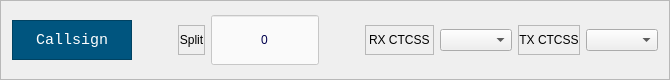
           <widget class="QFrame" name="frame_5">
            <property name="sizePolicy">
             <sizepolicy hsizetype="MinimumExpanding" vsizetype="MinimumExpanding">
              <horstretch>0</horstretch>
              <verstretch>0</verstretch>
             </sizepolicy>
            </property>
            <property name="minimumSize">
             <size>
              <width>0</width>
              <height>24</height>
             </size>
            </property>
            <property name="maximumSize">
             <size>
              <width>16777215</width>
              <height>80</height>
             </size>
            </property>
            <property name="frameShape">
             <enum>QFrame::StyledPanel</enum>
            </property>
            <property name="frameShadow">
             <enum>QFrame::Raised</enum>
            </property>
            <layout class="QHBoxLayout" name="horizontalLayout_10">
             <item>
              <widget class="QLabel" name="labelDisplayCallsign">
               <property name="sizePolicy">
                <sizepolicy hsizetype="Fixed" vsizetype="Fixed">
                 <horstretch>0</horstretch>
                 <verstretch>0</verstretch>
                </sizepolicy>
               </property>
               <property name="minimumSize">
                <size>
                 <width>120</width>
                 <height>40</height>
                </size>
               </property>
               <property name="font">
                <font>
                 <family>Monospace</family>
                 <pointsize>11</pointsize>
                 <weight>50</weight>
                 <italic>false</italic>
                 <bold>false</bold>
                </font>
               </property>
               <property name="styleSheet">
                <string notr="true">color: rgb(255, 255, 255);
font: 11pt &quot;Monospace&quot;;
background-color: rgb(0, 85, 127);
</string>
               </property>
               <property name="frameShape">
                <enum>QFrame::StyledPanel</enum>
               </property>
               <property name="frameShadow">
                <enum>QFrame::Sunken</enum>
               </property>
               <property name="lineWidth">
                <number>1</number>
               </property>
               <property name="text">
                <string>Callsign</string>
               </property>
               <property name="alignment">
                <set>Qt::AlignCenter</set>
               </property>
               <property name="textInteractionFlags">
                <set>Qt::LinksAccessibleByMouse|Qt::TextSelectableByMouse</set>
               </property>
              </widget>
             </item>
             <item>
              <spacer name="horizontalSpacer_7">
               <property name="orientation">
                <enum>Qt::Horizontal</enum>
               </property>
               <property name="sizeType">
                <enum>QSizePolicy::Fixed</enum>
               </property>
               <property name="sizeHint" stdset="0">
                <size>
                 <width>40</width>
                 <height>20</height>
                </size>
               </property>
              </spacer>
             </item>
             <item>
              <widget class="QLabel" name="label_12">
               <property name="sizePolicy">
                <sizepolicy hsizetype="Preferred" vsizetype="Fixed">
                 <horstretch>0</horstretch>
                 <verstretch>0</verstretch>
                </sizepolicy>
               </property>
               <property name="minimumSize">
                <size>
                 <width>0</width>
                 <height>30</height>
                </size>
               </property>
               <property name="styleSheet">
                <string notr="true">font: 10pt &quot;Sans Serif&quot;;</string>
               </property>
               <property name="frameShape">
                <enum>QFrame::StyledPanel</enum>
               </property>
               <property name="frameShadow">
                <enum>QFrame::Sunken</enum>
               </property>
               <property name="text">
                <string>Split</string>
               </property>
               <property name="alignment">
                <set>Qt::AlignCenter</set>
               </property>
               <property name="margin">
                <number>2</number>
               </property>
              </widget>
             </item>
             <item>
              <widget class="QLineEdit" name="shiftEdit">
               <property name="sizePolicy">
                <sizepolicy hsizetype="Fixed" vsizetype="Fixed">
                 <horstretch>0</horstretch>
                 <verstretch>0</verstretch>
                </sizepolicy>
               </property>
               <property name="maximumSize">
                <size>
                 <width>150</width>
                 <height>50</height>
                </size>
               </property>
               <property name="styleSheet">
                <string notr="true">background-color: rgba(255, 255, 255, 180);
color: rgb(0, 0, 77);
font: 11pt &quot;Sans Serif&quot;;</string>
               </property>
               <property name="text">
                <string>0</string>
               </property>
               <property name="maxLength">
                <number>10</number>
               </property>
               <property name="alignment">
                <set>Qt::AlignCenter</set>
               </property>
              </widget>
             </item>
             <item>
              <spacer name="horizontalSpacer_2">
               <property name="orientation">
                <enum>Qt::Horizontal</enum>
               </property>
               <property name="sizeHint" stdset="0">
                <size>
                 <width>40</width>
                 <height>20</height>
                </size>
               </property>
              </spacer>
             </item>
             <item>
              <widget class="QLabel" name="label_15">
               <property name="sizePolicy">
                <sizepolicy hsizetype="Fixed" vsizetype="Fixed">
                 <horstretch>0</horstretch>
                 <verstretch>0</verstretch>
                </sizepolicy>
               </property>
               <property name="minimumSize">
                <size>
                 <width>0</width>
                 <height>30</height>
                </size>
               </property>
               <property name="styleSheet">
                <string notr="true">font: 10pt &quot;Sans Serif&quot;;</string>
               </property>
               <property name="frameShape">
                <enum>QFrame::StyledPanel</enum>
               </property>
               <property name="frameShadow">
                <enum>QFrame::Sunken</enum>
               </property>
               <property name="text">
                <string>RX CTCSS</string>
               </property>
              </widget>
             </item>
             <item>
              <widget class="QComboBox" name="comboBoxRxCTCSS">
               <property name="styleSheet">
                <string notr="true">font: 11pt &quot;Sans Serif&quot;;</string>
               </property>
              </widget>
             </item>
             <item>
              <widget class="QLabel" name="label_13">
               <property name="sizePolicy">
                <sizepolicy hsizetype="Fixed" vsizetype="Fixed">
                 <horstretch>0</horstretch>
                 <verstretch>0</verstretch>
                </sizepolicy>
               </property>
               <property name="minimumSize">
                <size>
                 <width>0</width>
                 <height>30</height>
                </size>
               </property>
               <property name="styleSheet">
                <string notr="true">font: 10pt &quot;Sans Serif&quot;;</string>
               </property>
               <property name="frameShape">
                <enum>QFrame::StyledPanel</enum>
               </property>
               <property name="frameShadow">
                <enum>QFrame::Sunken</enum>
               </property>
               <property name="text">
                <string>TX CTCSS</string>
               </property>
               <property name="alignment">
                <set>Qt::AlignCenter</set>
               </property>
              </widget>
             </item>
             <item>
              <widget class="QComboBox" name="comboBoxTxCTCSS">
               <property name="styleSheet">
                <string notr="true">font: 11pt &quot;Sans Serif&quot;;</string>
               </property>
              </widget>
             </item>
            </layout>
           </widget>
